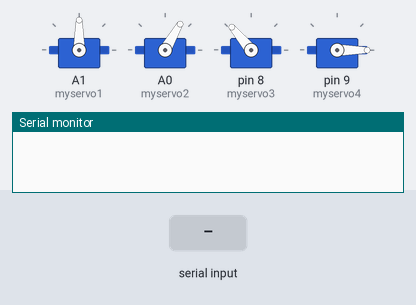
Simulated run of this sketch. Board: Arduino Uno, built with avr-gcc and run on an emulated ATmega328P. Shown: 4 × servo, the last lines printed to the serial monitor. Inputs (shaded band) come from the test bench.

Above: at 2.7 s.
2.8 s: "L" received over Serial
At 4.5 s:
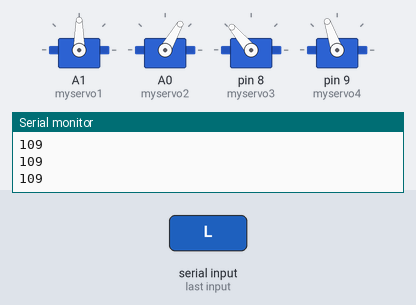
4.9 s: "R" received over Serial
At 5.39 s:
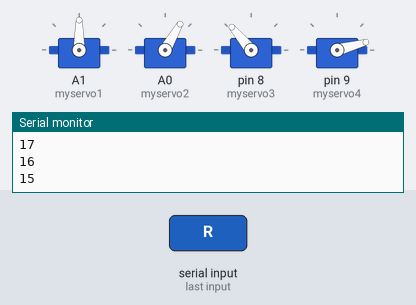
7.0 s: "F" received over Serial
At 8.5 s:
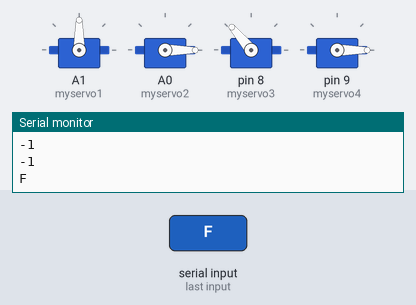
8.8 s: "B" received over Serial
At 10.6 s:
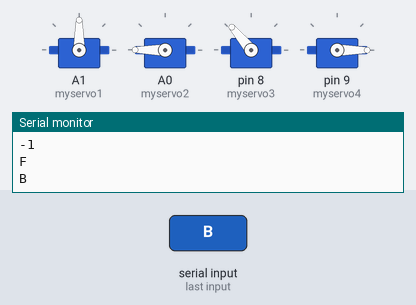
11.2 s: "f" received over Serial
At 11.9 s:
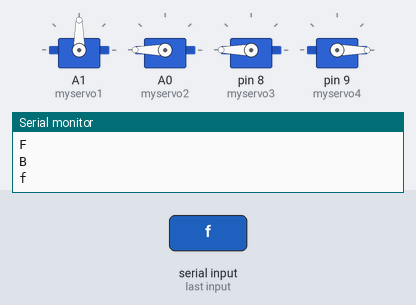
13.0 s: "b" received over Serial
At 15.0 s:
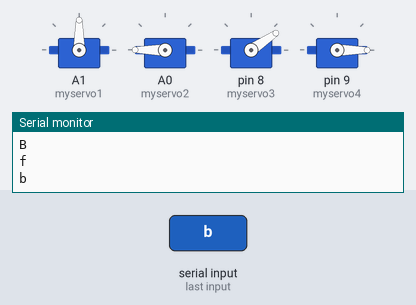
Timing chart, 0 to 16.4 s (numbered marks = the images above; inputs shaded):
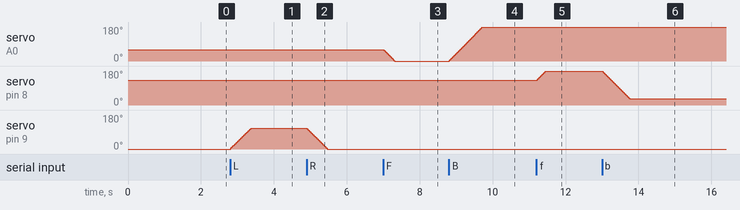

The sketch:

Project_7-Code_2.ino
```cpp
#include <Servo.h>  //add Servo library files
Servo myservo1;  // create servo object to control a servo
Servo myservo2;
Servo myservo3;
Servo myservo4;
int pos1=90, pos2=60, pos3=130, pos4=0;  // define the variables of 4 Servo angle and assign initial values(posture angle values of boot-up)
char val;


void setup()
{
   //posture of boot-up
  myservo1.write(pos1);
  myservo2.write(pos2);
  myservo3.write(pos3);
  myservo4.write(pos4);
  delay(1500);

  Serial.begin(9600); //  set baud rate to 9600
}

void loop()
{
  myservo1.attach(A1);  //set control pin of servo1 to A1
  myservo2.attach(A0);  //set control pin of servo2 to A0
  myservo3.attach(8);   //set control pin of servo3 to D8
  myservo4.attach(9);   //set control pin of servo4 to D9

  if(Serial.available())   //determine if data is received
  {
    val=Serial.read();    //read the received data
    Serial.println(val);
  }
  switch(val)
    {
      case 'L':  arm_open();  break;   //claw opens
      case 'R':  arm_close();  break;   //claw closes
      case 'F':  left_f();  break;   //left servo swings forward
      case 'B':  left_b();  break;   //left servo swings back ward
      case 'f':  right_f();  break;   //right servo stretches out
      case 'b':  right_b();  break;   //right servo draws back
      case 'l':  T_left();  break;  //base servo turns left
      case 'r':  T_right();  break;  //base servo turns right
    }
}
//**************************************************
//turn left
void T_left()
{
    pos1=pos1+1;
    myservo1.write(pos1);
    delay(5);
    if(pos1>180)
    {
      pos1=180;
    }
}
//turn right
void T_right()
{
    pos1=pos1-1;
    myservo1.write(pos1);
    delay(5);
    if(pos1<1)
    {
      pos1=1;
    }
}
//********************************************
//claw closes
void arm_close()
{
      pos4=pos4-1;
      Serial.println(pos4);
      myservo4.write(pos4);
      delay(5);
      if(pos4<0)
      {
        pos4=0;
      }
}
//claw opens
void arm_open()
{
    pos4=pos4+1;
      Serial.println(pos4);
      myservo4.write(pos4);
      delay(5);
      if(pos4>108)
      {
        pos4=108;
      }
}

//******************************************
//left servo forward
void left_f()
{
    pos2=pos2-1;
    myservo2.write(pos2);
    delay(5);
    if(pos2<0)
    {
      pos2=0;
    }
}
//left servo backward
void left_b()
{
    pos2=pos2+1;
    myservo2.write(pos2);
    delay(5);
    if(pos2>180)
    {
      pos2=180;
    }
}

//***************************************
//right servo forward
void right_f()
{
  pos3=pos3+1;
    myservo3.write(pos3);
    delay(5);
    if(pos3>180)
    {
      pos3=180;
    }
}
//right servo backward
void right_b()
{
  pos3=pos3-1;
    myservo3.write(pos3);
    delay(5);
    if(pos3<35)
    {
      pos3=35;
    }
}
```

Measured:
- after the input at 2.8 s, servo on pin 9 (myservo4): moves from 0° to 109° over 0.57 s, starting at once
- after the input at 4.9 s, servo on pin 9 (myservo4): moves from 109° to 0° over 0.57 s, starting at once
- after the input at 7.0 s, servo on A0 (myservo2): moves from 60° to 0° over 0.31 s, starting at once
- after the input at 8.8 s, servo on A0 (myservo2): moves from 0° to 180° over 0.92 s, starting at once
- after the input at 11.2 s, servo on pin 8 (myservo3): moves from 130° to 180° over 0.25 s, starting at once
- after the input at 13.0 s, servo on pin 8 (myservo3): moves from 180° to 34° over 0.74 s, starting at once
